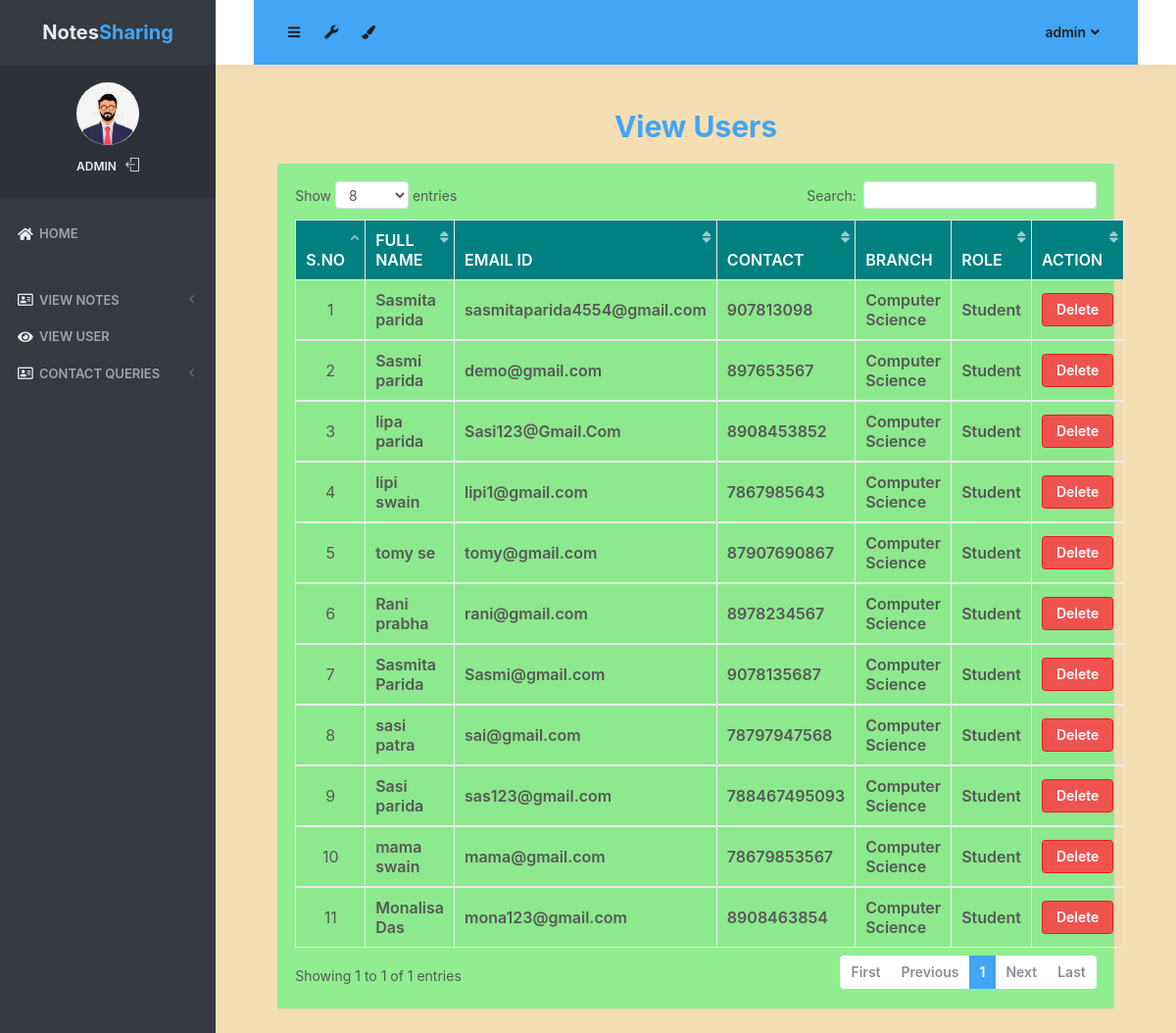
Screenshot of /view_users (signed in) with the database file from the repository.
### notes/models.py (models this page shows, shortened)
class Signup(models.Model):
    user = models.ForeignKey(User,on_delete=models.CASCADE)
    contact = models.CharField(max_length=10)
    branch = models.CharField(max_length=30)
    role = models.CharField(max_length=15)

### notes/views.py (the view)
# urls.py: path('view_users', view_users, name='view_users'),
def view_users(request):
    if not request.user.is_authenticated:
        return redirect('login_admin')
    users = Signup.objects.all()
    d = {'users':users}
    return render(request,'view_users.html',d)

### notes/templates/view_users.html (shortened to what this page needs)
{% load static %}
<html lang="en" class="no-focus">
    <head>
        <link rel="stylesheet" href="{% static 'js/plugins/datatables/dataTables.bootstrap4.min.css' %}">
        <link rel="stylesheet" id="css-main" href="{% static 'css1/codebase.min.css' %}">
    </head>
    <body style="background-color:wheat;">
        <div id="page-container" class="sidebar-o sidebar-inverse side-scroll page-header-fixed main-content-narrow">
         {% include "sidebar.html" %}
            {% include "admin_nav.html" %}
            <main id="main-container"><br>
                <div class="content">
                    <h2 class="text-primary font-weight-bold text-center">View Users</h2>
                    <div class="block" style="background-color:lightgreen;">
                        <div class="block-content block-content-full">
                            <table class="table table-bordered table-striped table-vcenter js-dataTable-full-pagination" style="width:100%">
                                <thead class="text-white" style="background-color :teal;">
                                    <tr>
                                        <th class="text-center">S.No</th>
                                        <th class="d-none d-sm-table-cell">Full Name</th>
                                        <th class="d-none d-sm-table-cell">Email ID</th>
                                        <th class="d-none d-sm-table-cell">Contact</th>
                                        <th class="d-none d-sm-table-cell">Branch</th>
                                        <th class="d-none d-sm-table-cell">Role</th>
                                        <th class="d-none d-sm-table-cell" style="width: 15%;">Action</th>
                                    </tr>
                                </thead>
                                {% for i in users %}
                                <tbody>
                                    <tr>
                                        <td class="text-center">{{forloop.counter}}</td>
                                        <td class="font-w600">{{i.user.first_name}} {{i.user.last_name}}</td>
					                    <td class="font-w600">{{i.user.username}}</td>
					                    <td class="font-w600">{{i.contact}}</td>
					                    <td class="font-w600">{{i.branch}}</td>
					                    <td class="font-w600">{{i.role}}</td>
					                    <td class="font-w600"><a href="{% url 'delete_users' i.user.id %}" class="btn btn-danger" onclick="return confirm('Are your sure to Delete ?')">Delete</a></td>
					                </tr>
                                        {% endfor %}
                                </tbody>
                            </table>
                        </div>
                    </div>
                </div>
            </main>
        </div>
 <link rel="stylesheet" href="https://use.fontawesome.com/releases/v5.6.3/css/all.css">
    </body>
</html>

### notes/templates/sidebar.html (shortened to what this page needs)
{% load static %}
   <nav id="sidebar">
                <div id="sidebar-scroll">
                    <div class="sidebar-content">
                        <div class="content-header content-header-fullrow px-15">
                            <div class="content-header-section text-center align-parent sidebar-mini-hidden">
                                <div class="content-header-item">
                                    <a class="link-effect font-w700" href="{% url 'admin_home' %}">
                                           <span class="font-size-xl text-dual-primary-dark">Notes</span><span class="font-size-xl text-primary">Sharing</span>
                                    </a>
                                </div>
                            </div>
                        </div>
                        <div class="content-side content-side-full content-side-user px-10 align-parent">
                            <div class="sidebar-mini-hidden-b text-center">
                                <a class="img-link" href="be_pages_generic_profile.html">
                                    <img class="img-avatar" src="{% static 'img/avatars/logo1.jpg' %}" alt="">
                                </a>
                                <ul class="list-inline mt-10">
                                    <li class="list-inline-item">
                                        <a class="link-effect text-dual-primary-dark font-size-xs font-w600 text-uppercase" href="{% url 'admin_home' %}">{{ request.user.username }}</a>
                                    </li>
                                    <li class="list-inline-item">
                                        <a class="link-effect text-dual-primary-dark" href="{% url 'logout' %}">
                                            <i class="si si-logout"></i>
                                        </a>
                                    </li>
                                </ul>
                            </div>
                        </div>
                        <div class="content-side content-side-full">
                            <ul class="nav-main">
                                <li class="open">
                                    <a href="{% url 'admin_home' %}"><i class="fas fa-home"></i><span class="sidebar-mini-hide">Home</span></a>
                                </li>
                                <li class="nav-main-heading"><span class="sidebar-mini-visible">UI</span></li>
                                <li>
                                    <a class="nav-submenu" data-toggle="nav-submenu"><i class="far fa-address-card"></i>View Notes</a>
                                </li>
                                <li>
                                    <a  href="{% url 'view_users' %}"><i class="fas fa-eye"></i><span class="sidebar-mini-hide">View User</span></a>
                                </li>
                                <li>
                                    <a class="nav-submenu" data-toggle="nav-submenu"><i class="far fa-address-card"></i>Contact Queries</a>
                                </li>
                           </ul>
                        </div>
                    </div>
                </div>
            </nav>

### notes/templates/admin_nav.html (shortened to what this page needs)
{% load static %}
            <header id="page-header">
                <div class="content-header bg-primary">
                    <div class="content-header-section">
                        <button type="button" class="btn btn-circle btn-dual-secondary" data-toggle="layout" data-action="sidebar_toggle">
                            <i class="fa fa-navicon"></i>
                        </button>
                        <div class="btn-group" role="group">
                            <button type="button" class="btn btn-circle btn-dual-secondary" id="page-header-options-dropdown" data-toggle="dropdown" aria-haspopup="true" aria-expanded="false">
                                <i class="fa fa-wrench"></i>
                            </button>
                        </div>
                        <div class="btn-group" role="group">
                            <button type="button" class="btn btn-circle btn-dual-secondary" id="page-header-themes-dropdown" data-toggle="dropdown" aria-haspopup="true" aria-expanded="false">
                                <i class="fa fa-paint-brush"></i>
                            </button>
                        </div>
                    </div>
                    <div class="content-header-section">
                        <div class="btn-group" role="group">
                            <button type="button" class="btn btn-rounded btn-dual-secondary" id="page-header-user-dropdown" data-toggle="dropdown" aria-haspopup="true" aria-expanded="false">
                                {{ request.user.username}}<i class="fa fa-angle-down ml-5"></i>
                            </button>
                        </div>
                    </div>
                </div>
            </header>

### rows the page displays
Signup: user.first_name "Sasmita", user.last_name "parida", user.username "sasmitaparida4554@gmail.com", contact "907813098", branch "Computer Science", role "Student"
Signup: user.first_name "Sasmi", user.last_name "parida", user.username "demo@gmail.com", contact "897653567", branch "Computer Science", role "Student"
Signup: user.first_name "lipa", user.last_name "parida", user.username "Sasi123@Gmail.Com", contact "8908453852", branch "Computer Science", role "Student"
Signup: user.first_name "lipi", user.last_name "swain", user.username "lipi1@gmail.com", contact "7867985643", branch "Computer Science", role "Student"
Signup: user.first_name "tomy", user.last_name "se", user.username "tomy@gmail.com", contact "87907690867", branch "Computer Science", role "Student"
Signup: user.first_name "Rani", user.last_name "prabha", user.username "rani@gmail.com", contact "8978234567", branch "Computer Science", role "Student"
Signup: user.first_name "Sasmita", user.last_name "Parida", user.username "Sasmi@gmail.com", contact "9078135687", branch "Computer Science", role "Student"
Signup: user.first_name "sasi", user.last_name "patra", user.username "sai@gmail.com", contact "78797947568", branch "Computer Science", role "Student"
Signup: user.first_name "Sasi", user.last_name "parida", user.username "sas123@gmail.com", contact "788467495093", branch "Computer Science", role "Student"
Signup: user.first_name "mama", user.last_name "swain", user.username "mama@gmail.com", contact "78679853567", branch "Computer Science", role "Student"
Signup: user.first_name "Monalisa", user.last_name "Das", user.username "mona123@gmail.com", contact "8908463854", branch "Computer Science", role "Student"

### other values shown
{{ request.user.username }} "ADMIN"
{{ request.user.username }} "admin"
